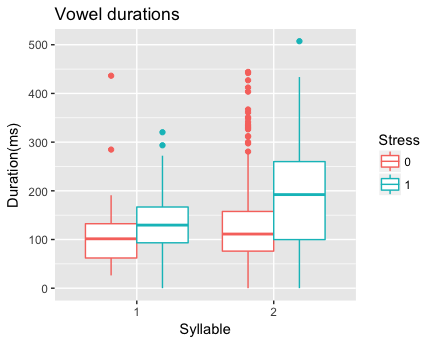

Reproduce this figure in R.
`#MI-M3_dur_norm
library(untidydata)
library(plot3D)
library(tidyverse)

#load data
m3_dur_norm <- read.csv("../data/M3dur_norm.csv")
head(m3_dur_norm)
View(m3_dur_norm)

#plot duration in ms for various vowels under various stress conditions and positions
##bar graph
m3_dur_norm %>%
  ggplot(., aes(x = as.factor(syllable), y = dur_norm, color = as.factor(frame))) +
  geom_col() + 
  labs(x = "Syllable", y = "Duration(s)", color = "Frame", title = "Vowel durations")

m3_dur_norm %>%
  ggplot(., aes(x = as.factor(syllable), y = dur_norm, color = as.factor(stress))) +
  geom_col() + 
  facet_grid(. ~ vowel)
  labs(x = "Syllable", y = "Duration(ms)", color = "Stress", title = "Vowel durations")

##boxplot
m3_dur_norm %>%
  ggplot(., aes(x = as.factor(syllable), y = dur_norm, color = as.factor(stress))) +
  geom_boxplot() + 
  labs(x = "Syllable", y = "Duration(ms)", color = "Stress", title = "Vowel durations")

m3_dur_norm %>%
  ggplot(., aes(x = as.factor(syllable), y = dur_norm, color = as.factor(shape))) +
  geom_boxplot() + 
  labs(x = "Syllable", y = "Duration(s)", color = "Shape", title = "Vowel durations")

##per syllable
m3_dur_a <- m3_dur_norm %>%
  filter(., vowel %in% c('a', 'a:')) #filter both long and short [a]. code all [aː] as [a:]. not reading IPA length symbol, so just use colon
m3_dur_a %>%
  ggplot(., aes(x = as.factor(syllable), y = dur_norm, color = as.factor(stress))) +
  geom_boxplot() + 
  labs(x = "Syllable", y = "Duration(ms)", color = "Stress", title = "[a] durations") 


m3_dur_aː <- m3_dur_norm %>%
  filter(., vowel == 'aː')
m3_dur_aː %>%
  ggplot(., aes(x = as.factor(syllable), y = dur_norm)) +
  geom_boxplot() + 
  labs(x = "Syllable", y = "Duration(ms)", title = "Long [a] durations")

m3_dur_ə <- m3_dur_norm %>%
  filter(., vowel == 'ə')
m3_dur_ə %>%
  ggplot(., aes(x = as.factor(syllable), y = dur_norm, color = as.factor(stress))) +
  geom_boxplot() + 
  labs(x = "Syllable", y = "Duration(ms)", color = "Stress", title = "[ə] durations")

m3_dur_i <- m3_dur_norm %>%
  filter(., vowel == 'i')
m3_dur_i %>%
  ggplot(., aes(x = as.factor(syllable), y = dur_norm, color = as.factor(stress))) +
  geom_boxplot() + 
  labs(x = "Syllable", y = "Duration(ms)", color = "Stress", title = "[i] durations")

m3_dur_o <- m3_dur_norm %>%
  filter(., vowel == 'o')
m3_dur_o %>%
  ggplot(., aes(x = as.factor(syllable), y = dur_norm, color = as.factor(stress))) +
  geom_boxplot() + 
  labs(x = "Syllable", y = "Duration(ms)", color = "Stress", title = "[o] durations")
